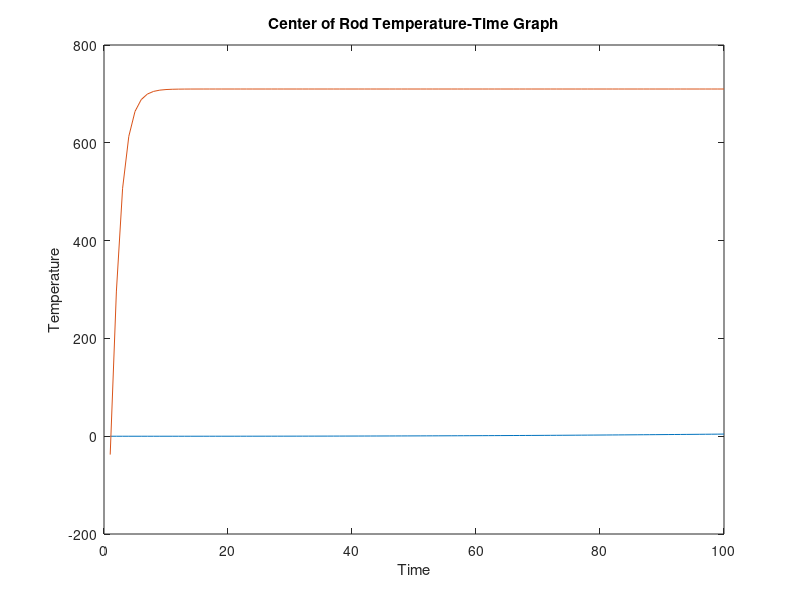

This figure's MATLAB source:
%Thermal Project102
%ID: 1001358558
%Name: Ching-Huai Wang

clear;
clc;

%Given parameters
L = 0.1; %(m)
for alpha = [8.2e-8 1.11e-4]; %m^2/s,Wood:8.2e-8/Copper:1.11e-4

n = 6;%number of nodes(assign only even numbers)
delz = L/(n-1);

t = 1500; %(s) assume the the total time to be
n_t = 100; %timestep of total time
delt = t/n_t;

%For transient problem, use backward difference for time
Tz0 = 20; %I.C.
T0t = 20; TLt = 1400;%(celcius) -- the B.C
%Using the implicit method to model Ax=B

%Matrix B
B = zeros(n+1,1);
B = B+Tz0;
%The bar temp at initial condition

%Matrix A
omega = delz^2/(alpha*delt); %Fourier number
A = zeros(n+1,n+1);
A(1,1) = 1; %B.C.
A(n+1,n+1) = 1; %B.C.
for i=1:1:n-1;
    A(i+1,i+1) = -2-omega; %Center diagonal
    A(i+1,i) = 1; %Sub diagonal
    A(i+1,i+2) = 1; %Upper diagonal
end

%x = A-1*B Using Cramer's Rule to solve the question
array_z = [];
for j = 1:1:n_t
    x = inv(A)*B;
    array_z{j} = x;
    z_cen(j)= x(fix((n+1)/2)+1,1); %Getting the center point of the rod
    B(2:n) = x(2:n)*(-omega); %Replacing the old B with new x w/o B.C.
    B(n+1,1) = TLt; %Setting the B.C. at L after time-marching
    
end
disp('At thermal diffusivity of')
disp(alpha)
disp('The temperature distribution of the rod is:')
temp = array_z{2}; %At some moment of the transient time
disp(temp')
disp('The average temperature temp of the rod is:')
avgtemp = sum(temp)/7;
disp(avgtemp)
disp('------------------------')

disp('At thermal diffusivity of')
disp(alpha)
disp('The temperature distribution of the rod is:')
tempSS = array_z{n_t}; %Steady State time
disp(tempSS')
disp('The average temperature temp of the rod is:')
avgtemp = sum(tempSS)/7;
disp(avgtemp)
disp('------------------------')



plot(z_cen)
xlabel('Time')
ylabel('Temperature')
title('Center of Rod Temperature-Time Graph')
hold on

end
hold off